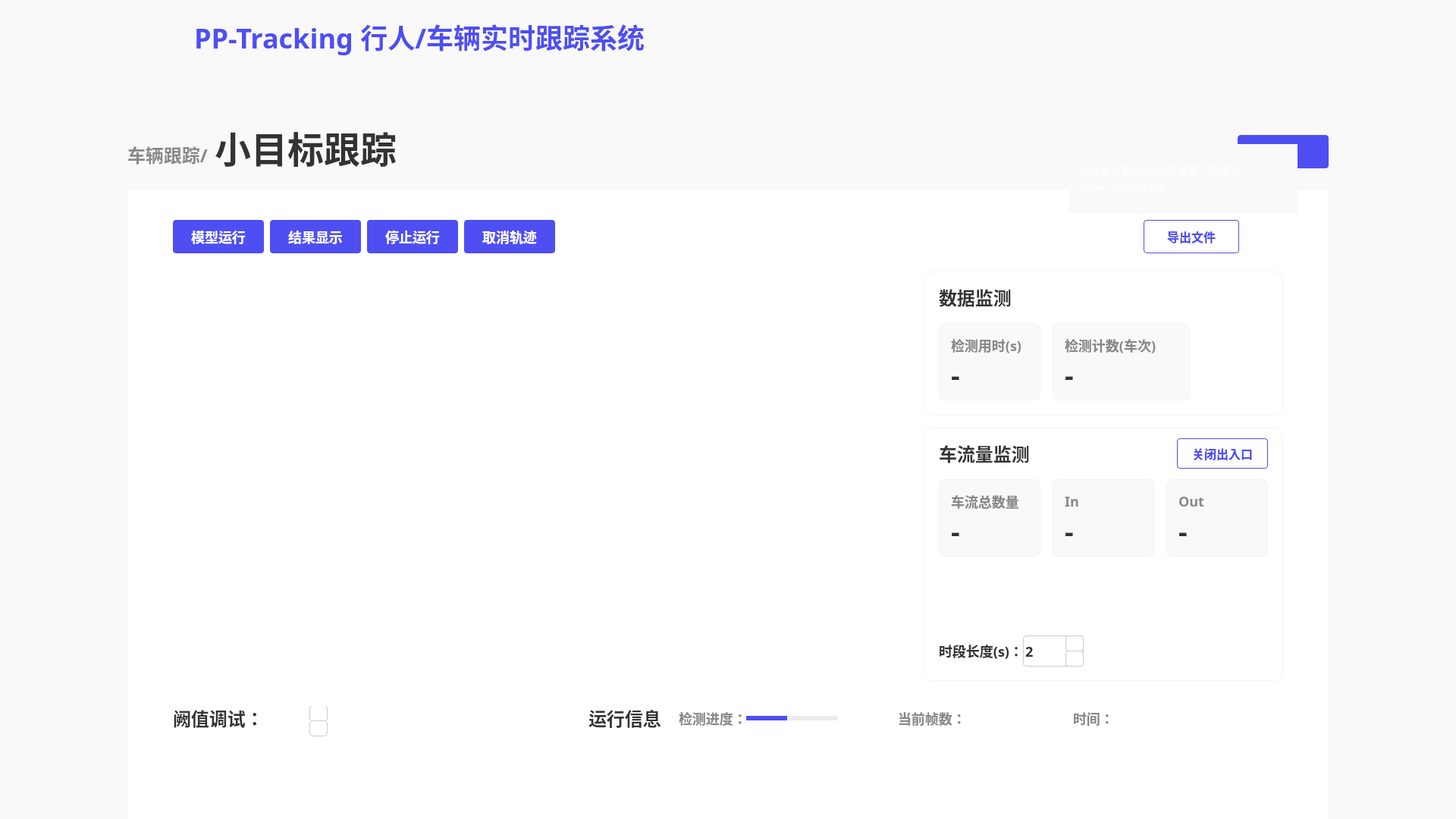
<?xml version="1.0" encoding="UTF-8"?>
<ui version="4.0">
 <class>MainWindow</class>
 <widget class="QMainWindow" name="MainWindow">
  <property name="geometry">
   <rect>
    <x>0</x>
    <y>0</y>
    <width>1920</width>
    <height>1080</height>
   </rect>
  </property>
  <property name="windowTitle">
   <string>MainWindow</string>
  </property>
  <widget class="QWidget" name="centralwidget">
   <property name="styleSheet">
    <string notr="true">QWidget{
background:#F9F9F9;
}</string>
   </property>
   <widget class="QLabel" name="label_2">
    <property name="geometry">
     <rect>
      <x>10</x>
      <y>10</y>
      <width>171</width>
      <height>81</height>
     </rect>
    </property>
    <property name="text">
     <string/>
    </property>
    <property name="pixmap">
     <pixmap resource="../firstSource.qrc">:/1/source/first/PP.PNG</pixmap>
    </property>
    <property name="scaledContents">
     <bool>true</bool>
    </property>
   </widget>
   <widget class="QLabel" name="label_3">
    <property name="geometry">
     <rect>
      <x>0</x>
      <y>0</y>
      <width>1920</width>
      <height>96</height>
     </rect>
    </property>
    <property name="styleSheet">
     <string notr="true">QLabel{
width: 1920px;
height: 96px;
background: #F9F9F9;
box-shadow: 0px 4px 0px 0px rgba(221, 221, 221, 0.3);
}</string>
    </property>
    <property name="text">
     <string/>
    </property>
   </widget>
   <widget class="QLabel" name="label">
    <property name="geometry">
     <rect>
      <x>0</x>
      <y>0</y>
      <width>212</width>
      <height>112</height>
     </rect>
    </property>
    <property name="styleSheet">
     <string notr="true">QLabel{
width: 212px;
height: 112px;
background: linear-gradient(270deg, #5453FF 0%, #553BD2 100%);
box-shadow: 0px 0px 20px 0px rgba(109, 80, 249, 0.4);
}</string>
    </property>
    <property name="text">
     <string/>
    </property>
    <property name="pixmap">
     <pixmap resource="../firstSource.qrc">:/1/source/first/1.PNG</pixmap>
    </property>
    <property name="scaledContents">
     <bool>true</bool>
    </property>
   </widget>
   <widget class="QLabel" name="label_4">
    <property name="geometry">
     <rect>
      <x>256</x>
      <y>22</y>
      <width>651</width>
      <height>52</height>
     </rect>
    </property>
    <property name="styleSheet">
     <string notr="true">QLabel{
width: 592px;
height: 52px;
font-size: 36px;
font-family: AlibabaPuHuiTi_2_75_SemiBold;
background: #F9F9F9;
color: #4E4EF2;
line-height: 52px;
font-weight: bold;
}</string>
    </property>
    <property name="text">
     <string>PP-Tracking 行人/车辆实时跟踪系统</string>
    </property>
   </widget>
   <widget class="QLabel" name="label_5">
    <property name="geometry">
     <rect>
      <x>168</x>
      <y>188</y>
      <width>121</width>
      <height>32</height>
     </rect>
    </property>
    <property name="styleSheet">
     <string notr="true">QLabel{
width: 107px;
height: 32px;
font-size: 24px;
font-family: AlibabaPuHuiTi_2_85_Bold;
color: #888888;
line-height: 32px;
font-weight:bold
}</string>
    </property>
    <property name="text">
     <string>车辆跟踪/</string>
    </property>
   </widget>
   <widget class="QLabel" name="label_6">
    <property name="geometry">
     <rect>
      <x>283</x>
      <y>168</y>
      <width>251</width>
      <height>52</height>
     </rect>
    </property>
    <property name="styleSheet">
     <string notr="true">QLabel{
width: 237px;
height: 52px;
font-size: 48px;
font-family: AlibabaPuHuiTi_2_55_Regular;
color: #333333;
line-height: 52px;
font-weight:bold;
}</string>
    </property>
    <property name="text">
     <string>小目标跟踪</string>
    </property>
   </widget>
   <widget class="QWidget" name="widget" native="true">
    <property name="geometry">
     <rect>
      <x>168</x>
      <y>250</y>
      <width>1584</width>
      <height>830</height>
     </rect>
    </property>
    <property name="layoutDirection">
     <enum>Qt::LeftToRight</enum>
    </property>
    <property name="styleSheet">
     <string notr="true">QWidget{
width: 1584px;
height: 830px;
background: #FFFFFF;
}</string>
    </property>
    <widget class="QPushButton" name="pushButton">
     <property name="geometry">
      <rect>
       <x>60</x>
       <y>40</y>
       <width>120</width>
       <height>44</height>
      </rect>
     </property>
     <property name="styleSheet">
      <string notr="true">QPushButton{
font-size: 18px;
font-family: AlibabaPuHuiTi_2_65_Medium;
color: #FFFFFF;	
line-height: 26px;

width: 120px;
height: 44px;
background: #4E4EF2;
border-radius: 4px;
font-weight: bold;
}

QPushButton:hover{
width: 120px;
height: 44px;
background: rgba(78, 78, 242, 204);
border-radius: 4px;
opacity: 0.8;

font-size: 18px;
font-family: AlibabaPuHuiTi_2_65_Medium;
color: #FFFFFF;	
line-height: 26px;
font-weight: bold;
}</string>
     </property>
     <property name="text">
      <string>模型运行</string>
     </property>
    </widget>
    <widget class="QPushButton" name="pushButton_2">
     <property name="geometry">
      <rect>
       <x>188</x>
       <y>40</y>
       <width>120</width>
       <height>44</height>
      </rect>
     </property>
     <property name="styleSheet">
      <string notr="true">QPushButton{
font-size: 18px;
font-family: AlibabaPuHuiTi_2_65_Medium;
color: #FFFFFF;	
line-height: 26px;

width: 120px;
height: 44px;
background: #4E4EF2;
border-radius: 4px;
font-weight: bold;
}

QPushButton:hover{
width: 120px;
height: 44px;
background: rgba(78, 78, 242, 204);
border-radius: 4px;
opacity: 0.8;

font-size: 18px;
font-family: AlibabaPuHuiTi_2_65_Medium;
color: #FFFFFF;	
line-height: 26px;
font-weight: bold;
}

QPushButton:click{
width: 120px;
height: 44px;
background: #4242D3;
border-radius: 4px;

font-size: 18px;
font-family: AlibabaPuHuiTi_2_65_Medium;
color: #FFFFFF;	
line-height: 26px;
font-weight: bold;
}</string>
     </property>
     <property name="text">
      <string>结果显示</string>
     </property>
    </widget>
    <widget class="QPushButton" name="pushButton_3">
     <property name="geometry">
      <rect>
       <x>316</x>
       <y>40</y>
       <width>120</width>
       <height>44</height>
      </rect>
     </property>
     <property name="styleSheet">
      <string notr="true">QPushButton{
font-size: 18px;
font-family: AlibabaPuHuiTi_2_65_Medium;
color: #FFFFFF;	
line-height: 26px;

width: 120px;
height: 44px;
background: #4E4EF2;
border-radius: 4px;
font-weight: bold;
}

QPushButton:hover{
width: 120px;
height: 44px;
background: rgba(78, 78, 242, 204);
border-radius: 4px;
opacity: 0.8;

font-size: 18px;
font-family: AlibabaPuHuiTi_2_65_Medium;
color: #FFFFFF;	
line-height: 26px;
font-weight: bold;
}

QPushButton:click{
width: 120px;
height: 44px;
background: #4242D3;
border-radius: 4px;

font-size: 18px;
font-family: AlibabaPuHuiTi_2_65_Medium;
color: #FFFFFF;	
line-height: 26px;
font-weight: bold;
}</string>
     </property>
     <property name="text">
      <string>停止运行</string>
     </property>
    </widget>
    <widget class="QPushButton" name="pushButton_4">
     <property name="geometry">
      <rect>
       <x>444</x>
       <y>40</y>
       <width>120</width>
       <height>44</height>
      </rect>
     </property>
     <property name="styleSheet">
      <string notr="true">QPushButton{
font-size: 18px;
font-family: AlibabaPuHuiTi_2_65_Medium;
color: #FFFFFF;	
line-height: 26px;

width: 120px;
height: 44px;
background: #4E4EF2;
border-radius: 4px;
font-weight: bold;
}

QPushButton:hover{
width: 120px;
height: 44px;
background: rgba(78, 78, 242, 204);
border-radius: 4px;
opacity: 0.8;

font-size: 18px;
font-family: AlibabaPuHuiTi_2_65_Medium;
color: #FFFFFF;	
line-height: 26px;
font-weight: bold;
}

QPushButton:click{
width: 120px;
height: 44px;
background: #4242D3;
border-radius: 4px;

font-size: 18px;
font-family: AlibabaPuHuiTi_2_65_Medium;
color: #FFFFFF;	
line-height: 26px;
font-weight: bold;
}</string>
     </property>
     <property name="text">
      <string>取消轨迹</string>
     </property>
    </widget>
    <widget class="QLabel" name="label_7">
     <property name="geometry">
      <rect>
       <x>60</x>
       <y>108</y>
       <width>960</width>
       <height>540</height>
      </rect>
     </property>
     <property name="styleSheet">
      <string notr="true">QLabel{
width: 960px;
height: 540px;
}</string>
     </property>
     <property name="text">
      <string/>
     </property>
    </widget>
    <widget class="QLabel" name="label_8">
     <property name="geometry">
      <rect>
       <x>60</x>
       <y>679</y>
       <width>111</width>
       <height>36</height>
      </rect>
     </property>
     <property name="styleSheet">
      <string notr="true">QLabel{
width: 119px;
height: 36px;
font-size: 24px;
font-family: AlibabaPuHuiTi_2_65_Medium;
color: #333333;
line-height: 36px;
font-weight:bold;
}</string>
     </property>
     <property name="text">
      <string>阙值调试：</string>
     </property>
    </widget>
    <widget class="QLabel" name="label_12">
     <property name="geometry">
      <rect>
       <x>608</x>
       <y>679</y>
       <width>111</width>
       <height>36</height>
      </rect>
     </property>
     <property name="styleSheet">
      <string notr="true">QLabel{
width: 119px;
height: 36px;
font-size: 24px;
font-family: AlibabaPuHuiTi_2_65_Medium;
color: #333333;
line-height: 36px;
font-weight:bold;
}</string>
     </property>
     <property name="text">
      <string>运行信息</string>
     </property>
    </widget>
    <widget class="QLabel" name="label_13">
     <property name="geometry">
      <rect>
       <x>727</x>
       <y>684</y>
       <width>89</width>
       <height>26</height>
      </rect>
     </property>
     <property name="styleSheet">
      <string notr="true">QLabel{
width: 89px;
height: 26px;
font-size: 18px;
font-family: AlibabaPuHuiTi_2_65_Medium;
color: #888888;
line-height: 26px;
font-weight:bold;
}</string>
     </property>
     <property name="text">
      <string>检测进度：</string>
     </property>
    </widget>
    <widget class="QPushButton" name="pushButton_8">
     <property name="geometry">
      <rect>
       <x>1340</x>
       <y>40</y>
       <width>126</width>
       <height>44</height>
      </rect>
     </property>
     <property name="whatsThis">
      <string>&lt;html&gt;&lt;head/&gt;&lt;body&gt;&lt;p&gt;3411212&lt;/p&gt;&lt;/body&gt;&lt;/html&gt;</string>
     </property>
     <property name="styleSheet">
      <string notr="true">QPushButton{
width: 120px;
height: 40px;
border-radius: 4px;
border: 1px solid #4E4EF2;
font-weight:bold;

font-size: 16px;
font-family: AlibabaPuHuiTi_2_65_Medium;
color: #4E4EF2;
line-height: 24px;
}
QPushButton:hover{
width: 120px;
height: 44px;
background: rgba(255, 255, 255, 204);
border-radius: 4px;
border: 1px solid rgba(78, 78, 242, 204);

font-weight:bold;
font-size: 16px;
font-family: AlibabaPuHuiTi_2_65_Medium;
color: rgba(78, 78, 242, 204);
line-height: 24px;
}</string>
     </property>
     <property name="text">
      <string>导出文件</string>
     </property>
    </widget>
    <widget class="QWidget" name="widget_2" native="true">
     <property name="geometry">
      <rect>
       <x>1050</x>
       <y>108</y>
       <width>474</width>
       <height>190</height>
      </rect>
     </property>
     <property name="styleSheet">
      <string notr="true">QWidget{
width: 474px;
height: 190px;
background: #FFFFFF;
box-shadow: 0px 0px 50px 0px rgba(0, 0, 0, 0.06);
border-radius: 12px;
border: 1px solid rgba(221, 221, 221, 0.3);
}</string>
     </property>
     <widget class="QLabel" name="label_14">
      <property name="geometry">
       <rect>
        <x>20</x>
        <y>16</y>
        <width>111</width>
        <height>36</height>
       </rect>
      </property>
      <property name="styleSheet">
       <string notr="true">QLabel{
width: 95px;
height: 36px;
font-size: 24px;
font-family: AlibabaPuHuiTi_2_65_Medium;
color: #333333;
line-height: 36px;

border-radius: 0px;
border: 0px solid rgba(221, 221, 221, 0.3);

font-weight:bold;
}</string>
      </property>
      <property name="text">
       <string>数据监测</string>
      </property>
     </widget>
     <widget class="QWidget" name="widget_4" native="true">
      <property name="geometry">
       <rect>
        <x>20</x>
        <y>68</y>
        <width>134</width>
        <height>102</height>
       </rect>
      </property>
      <property name="styleSheet">
       <string notr="true">QWidget{
width: 134px;
height: 102px;
background: #F9F9F9;
border-radius: 8px;
}</string>
      </property>
      <widget class="QLabel" name="label_25">
       <property name="geometry">
        <rect>
         <x>16</x>
         <y>16</y>
         <width>111</width>
         <height>26</height>
        </rect>
       </property>
       <property name="styleSheet">
        <string notr="true">QLabel{
width: 102px;
height: 26px;
font-size: 18px;
font-family: AlibabaPuHuiTi_2_65_Medium;
color: #888888;
line-height: 26px;
font-weight:bold;

border-radius: 0px;
border:0px
}</string>
       </property>
       <property name="text">
        <string>检测用时(s)</string>
       </property>
      </widget>
      <widget class="QLabel" name="label_26">
       <property name="geometry">
        <rect>
         <x>16</x>
         <y>50</y>
         <width>101</width>
         <height>36</height>
        </rect>
       </property>
       <property name="styleSheet">
        <string notr="true">QLabel{
width: 25px;
height: 36px;
font-size: 36px;
font-family: AlibabaPuHuiTi_2_85_Bold;
color: #333333;
line-height: 36px;
font-weight:bold;

border-radius:0px;
border:0px
}</string>
       </property>
       <property name="text">
        <string>-</string>
       </property>
      </widget>
     </widget>
     <widget class="QWidget" name="widget_5" native="true">
      <property name="geometry">
       <rect>
        <x>170</x>
        <y>68</y>
        <width>181</width>
        <height>102</height>
       </rect>
      </property>
      <property name="styleSheet">
       <string notr="true">QWidget{
width: 134px;
height: 102px;
background: #F9F9F9;
border-radius: 8px;
}</string>
      </property>
      <widget class="QLabel" name="label_27">
       <property name="geometry">
        <rect>
         <x>16</x>
         <y>16</y>
         <width>131</width>
         <height>26</height>
        </rect>
       </property>
       <property name="styleSheet">
        <string notr="true">QLabel{
width: 102px;
height: 26px;
font-size: 18px;
font-family: AlibabaPuHuiTi_2_65_Medium;
color: #888888;
line-height: 26px;
font-weight:bold;

border-radius: 0px;
border:0px
}</string>
       </property>
       <property name="text">
        <string>检测计数(车次)</string>
       </property>
      </widget>
      <widget class="QLabel" name="label_28">
       <property name="geometry">
        <rect>
         <x>16</x>
         <y>50</y>
         <width>101</width>
         <height>36</height>
        </rect>
       </property>
       <property name="styleSheet">
        <string notr="true">QLabel{
width: 25px;
height: 36px;
font-size: 36px;
font-family: AlibabaPuHuiTi_2_85_Bold;
color: #333333;
line-height: 36px;
font-weight:bold;

border-radius:0px;
border:0px
}</string>
       </property>
       <property name="text">
        <string>-</string>
       </property>
      </widget>
     </widget>
    </widget>
    <widget class="QWidget" name="widget_3" native="true">
     <property name="geometry">
      <rect>
       <x>1050</x>
       <y>314</y>
       <width>474</width>
       <height>334</height>
      </rect>
     </property>
     <property name="styleSheet">
      <string notr="true">QWidget{
width: 474px;
height: 334px;
background: #FFFFFF;
box-shadow: 0px 0px 50px 0px rgba(0, 0, 0, 0.06);
border-radius: 12px;
border: 1px solid rgba(221, 221, 221, 0.3);
}
</string>
     </property>
     <widget class="QLabel" name="label_15">
      <property name="geometry">
       <rect>
        <x>20</x>
        <y>16</y>
        <width>141</width>
        <height>36</height>
       </rect>
      </property>
      <property name="styleSheet">
       <string notr="true">QLabel{
border-radius: 0px;
border: 0px solid rgba(221, 221, 221, 0.3);
font-weight:bold;
width: 119px;
height: 36px;
font-size: 24px;
font-family: AlibabaPuHuiTi_2_65_Medium;
color: #333333;
line-height: 36px;
}</string>
      </property>
      <property name="text">
       <string>车流量监测</string>
      </property>
     </widget>
     <widget class="QPushButton" name="pushButton_10">
      <property name="geometry">
       <rect>
        <x>334</x>
        <y>14</y>
        <width>120</width>
        <height>40</height>
       </rect>
      </property>
      <property name="styleSheet">
       <string notr="true">QPushButton{
width: 120px;
height: 40px;
border-radius: 4px;
border: 1px solid #4E4EF2;
font-weight:bold;

font-size: 16px;
font-family: AlibabaPuHuiTi_2_65_Medium;
color: #4E4EF2;
line-height: 24px;
}
QPushButton:hover{
width: 120px;
height: 44px;
background: rgba(255, 255, 255, 204);
border-radius: 4px;
border: 1px solid rgba(78, 78, 242, 204);

font-weight:bold;
font-size: 16px;
font-family: AlibabaPuHuiTi_2_65_Medium;
color: rgba(78, 78, 242, 204);
line-height: 24px;
}</string>
      </property>
      <property name="text">
       <string>关闭出入口</string>
      </property>
     </widget>
     <widget class="QLabel" name="label_16">
      <property name="geometry">
       <rect>
        <x>20</x>
        <y>281</y>
        <width>111</width>
        <height>26</height>
       </rect>
      </property>
      <property name="styleSheet">
       <string notr="true">QLabel{
width: 111px;
height: 26px;
font-size: 18px;
font-family: AlibabaPuHuiTi_2_55_Regular;
color: #333333;
line-height: 26px;
font-weight:bold;
border-radius: 0px;
border: 0px solid rgba(221, 221, 221, 0.3);
}</string>
      </property>
      <property name="text">
       <string>时段长度(s)：</string>
      </property>
     </widget>
     <widget class="QLineEdit" name="lineEdit_2">
      <property name="geometry">
       <rect>
        <x>131</x>
        <y>274</y>
        <width>80</width>
        <height>41</height>
       </rect>
      </property>
      <property name="styleSheet">
       <string notr="true">QLineEdit{
width: 80px;
height: 40px;
background: #FFFFFF;
border-radius: 4px;
border: 1px solid #CCCCCC;

font-size: 18px;
font-family: AlibabaPuHuiTi_2_65_Medium;
color: #333333;
line-height: 26px;
font-weight:bold;
}</string>
      </property>
      <property name="text">
       <string>2</string>
      </property>
     </widget>
     <widget class="QLabel" name="label_9">
      <property name="geometry">
       <rect>
        <x>187</x>
        <y>274</y>
        <width>24</width>
        <height>21</height>
       </rect>
      </property>
      <property name="styleSheet">
       <string notr="true">QLabel{
width: 24px;
height: 21px;
background: #FFFFFF;
border-radius: 4px 4px 0px 0px;
border: 1px solid #CCCCCC;
}</string>
      </property>
      <property name="text">
       <string/>
      </property>
     </widget>
     <widget class="QLabel" name="label_17">
      <property name="geometry">
       <rect>
        <x>187</x>
        <y>294</y>
        <width>24</width>
        <height>21</height>
       </rect>
      </property>
      <property name="styleSheet">
       <string notr="true">QLabel{
width: 24px;
height: 21px;
background: #FFFFFF;
border-radius:4px;
border: 1px solid #CCCCCC;
}</string>
      </property>
      <property name="text">
       <string/>
      </property>
     </widget>
     <widget class="QPushButton" name="pushButton_5">
      <property name="geometry">
       <rect>
        <x>191</x>
        <y>276</y>
        <width>16</width>
        <height>16</height>
       </rect>
      </property>
      <property name="styleSheet">
       <string notr="true">QPushButton{
image:url(:/1/source/second/normal_triangle_up.png);
border:0px
}

QPushButton:hover{
image:url(:/1/source/second/light_up.png);
border:0px
}</string>
      </property>
      <property name="text">
       <string/>
      </property>
     </widget>
     <widget class="QPushButton" name="pushButton_6">
      <property name="geometry">
       <rect>
        <x>191</x>
        <y>296</y>
        <width>16</width>
        <height>16</height>
       </rect>
      </property>
      <property name="styleSheet">
       <string notr="true">QPushButton{
image:url(:/1/source/second/normal_triangle_down.png);
border:0px
}
QPushButton:hover{
image:url(:/1/source/second/light_down.png);
border:0px
}</string>
      </property>
      <property name="text">
       <string/>
      </property>
     </widget>
     <widget class="QWidget" name="widget_7" native="true">
      <property name="geometry">
       <rect>
        <x>20</x>
        <y>68</y>
        <width>134</width>
        <height>102</height>
       </rect>
      </property>
      <property name="styleSheet">
       <string notr="true">QWidget{
width: 134px;
height: 102px;
background: #F9F9F9;
border-radius: 8px;
}</string>
      </property>
      <widget class="QLabel" name="label_31">
       <property name="geometry">
        <rect>
         <x>16</x>
         <y>16</y>
         <width>111</width>
         <height>26</height>
        </rect>
       </property>
       <property name="styleSheet">
        <string notr="true">QLabel{
width: 102px;
height: 26px;
font-size: 18px;
font-family: AlibabaPuHuiTi_2_65_Medium;
color: #888888;
line-height: 26px;
font-weight:bold;

border-radius: 0px;
border:0px
}</string>
       </property>
       <property name="text">
        <string>车流总数量</string>
       </property>
      </widget>
      <widget class="QLabel" name="label_32">
       <property name="geometry">
        <rect>
         <x>16</x>
         <y>50</y>
         <width>101</width>
         <height>36</height>
        </rect>
       </property>
       <property name="styleSheet">
        <string notr="true">QLabel{
width: 25px;
height: 36px;
font-size: 36px;
font-family: AlibabaPuHuiTi_2_85_Bold;
color: #333333;
line-height: 36px;
font-weight:bold;

border-radius:0px;
border:0px
}</string>
       </property>
       <property name="text">
        <string>-</string>
       </property>
      </widget>
     </widget>
     <widget class="QWidget" name="widget_9" native="true">
      <property name="geometry">
       <rect>
        <x>170</x>
        <y>68</y>
        <width>134</width>
        <height>102</height>
       </rect>
      </property>
      <property name="styleSheet">
       <string notr="true">QWidget{
width: 134px;
height: 102px;
background: #F9F9F9;
border-radius: 8px;
}</string>
      </property>
      <widget class="QLabel" name="label_33">
       <property name="geometry">
        <rect>
         <x>16</x>
         <y>16</y>
         <width>111</width>
         <height>26</height>
        </rect>
       </property>
       <property name="styleSheet">
        <string notr="true">QLabel{
width: 102px;
height: 26px;
font-size: 18px;
font-family: AlibabaPuHuiTi_2_65_Medium;
color: #888888;
line-height: 26px;
font-weight:bold;

border-radius: 0px;
border:0px
}</string>
       </property>
       <property name="text">
        <string>In</string>
       </property>
      </widget>
      <widget class="QLabel" name="label_34">
       <property name="geometry">
        <rect>
         <x>16</x>
         <y>50</y>
         <width>101</width>
         <height>36</height>
        </rect>
       </property>
       <property name="styleSheet">
        <string notr="true">QLabel{
width: 25px;
height: 36px;
font-size: 36px;
font-family: AlibabaPuHuiTi_2_85_Bold;
color: #333333;
line-height: 36px;
font-weight:bold;

border-radius:0px;
border:0px
}</string>
       </property>
       <property name="text">
        <string>-</string>
       </property>
      </widget>
     </widget>
     <widget class="QWidget" name="widget_10" native="true">
      <property name="geometry">
       <rect>
        <x>320</x>
        <y>68</y>
        <width>134</width>
        <height>102</height>
       </rect>
      </property>
      <property name="styleSheet">
       <string notr="true">QWidget{
width: 134px;
height: 102px;
background: #F9F9F9;
border-radius: 8px;
}</string>
      </property>
      <widget class="QLabel" name="label_35">
       <property name="geometry">
        <rect>
         <x>16</x>
         <y>16</y>
         <width>111</width>
         <height>26</height>
        </rect>
       </property>
       <property name="styleSheet">
        <string notr="true">QLabel{
width: 102px;
height: 26px;
font-size: 18px;
font-family: AlibabaPuHuiTi_2_65_Medium;
color: #888888;
line-height: 26px;
font-weight:bold;

border-radius: 0px;
border:0px
}</string>
       </property>
       <property name="text">
        <string>Out</string>
       </property>
      </widget>
      <widget class="QLabel" name="label_36">
       <property name="geometry">
        <rect>
         <x>16</x>
         <y>50</y>
         <width>101</width>
         <height>36</height>
        </rect>
       </property>
       <property name="styleSheet">
        <string notr="true">QLabel{
width: 25px;
height: 36px;
font-size: 36px;
font-family: AlibabaPuHuiTi_2_85_Bold;
color: #333333;
line-height: 36px;
font-weight:bold;

border-radius:0px;
border:0px
}</string>
       </property>
       <property name="text">
        <string>-</string>
       </property>
      </widget>
     </widget>
     <zorder>lineEdit_2</zorder>
     <zorder>label_15</zorder>
     <zorder>pushButton_10</zorder>
     <zorder>label_16</zorder>
     <zorder>label_9</zorder>
     <zorder>pushButton_5</zorder>
     <zorder>label_17</zorder>
     <zorder>pushButton_6</zorder>
     <zorder>widget_7</zorder>
     <zorder>widget_9</zorder>
     <zorder>widget_10</zorder>
    </widget>
    <widget class="QLabel" name="label_22">
     <property name="geometry">
      <rect>
       <x>1016</x>
       <y>684</y>
       <width>89</width>
       <height>26</height>
      </rect>
     </property>
     <property name="styleSheet">
      <string notr="true">QLabel{
width: 89px;
height: 26px;
font-size: 18px;
font-family: AlibabaPuHuiTi_2_65_Medium;
color: #888888;
line-height: 26px;
font-weight:bold;
}</string>
     </property>
     <property name="text">
      <string>当前帧数：</string>
     </property>
    </widget>
    <widget class="QLabel" name="label_23">
     <property name="geometry">
      <rect>
       <x>1247</x>
       <y>684</y>
       <width>51</width>
       <height>26</height>
      </rect>
     </property>
     <property name="styleSheet">
      <string notr="true">QLabel{
width: 89px;
height: 26px;
font-size: 18px;
font-family: AlibabaPuHuiTi_2_65_Medium;
color: #888888;
line-height: 26px;
font-weight:bold;
}</string>
     </property>
     <property name="text">
      <string>时间：</string>
     </property>
    </widget>
    <widget class="QWidget" name="widget_8" native="true">
     <property name="geometry">
      <rect>
       <x>816</x>
       <y>694</y>
       <width>120</width>
       <height>6</height>
      </rect>
     </property>
     <property name="styleSheet">
      <string notr="true">QWidget{
width: 120px;
height: 6px;
background: rgba(221, 221, 221, 0.6);
border-radius: 5px;
}</string>
     </property>
     <widget class="QLabel" name="label_progressBar">
      <property name="geometry">
       <rect>
        <x>0</x>
        <y>0</y>
        <width>54</width>
        <height>6</height>
       </rect>
      </property>
      <property name="styleSheet">
       <string notr="true">QLabel{
width: 70px;
height: 6px;
background: #4E4EF2;
border-radius: 5px;
}</string>
      </property>
      <property name="text">
       <string/>
      </property>
     </widget>
    </widget>
    <widget class="QLabel" name="label_progressBar_num">
     <property name="geometry">
      <rect>
       <x>852</x>
       <y>654</y>
       <width>48</width>
       <height>36</height>
      </rect>
     </property>
     <property name="styleSheet">
      <string notr="true">QLabel{
width: 48px;
height: 36px;
font-size: 24px;
font-family: AlibabaPuHuiTi_2_65_Medium;
color: #4E4EF2;
line-height: 36px;
font-weight:bold
}</string>
     </property>
     <property name="text">
      <string/>
     </property>
    </widget>
    <widget class="QLabel" name="label_frames">
     <property name="geometry">
      <rect>
       <x>1105</x>
       <y>684</y>
       <width>111</width>
       <height>26</height>
      </rect>
     </property>
     <property name="styleSheet">
      <string notr="true">QLabel{
width: 89px;
height: 26px;
font-size: 18px;
font-family: AlibabaPuHuiTi_2_65_Medium;
color: #888888;
line-height: 26px;
font-weight:bold;
}</string>
     </property>
     <property name="text">
      <string/>
     </property>
    </widget>
    <widget class="QLabel" name="label_time">
     <property name="geometry">
      <rect>
       <x>1301</x>
       <y>684</y>
       <width>251</width>
       <height>26</height>
      </rect>
     </property>
     <property name="styleSheet">
      <string notr="true">QLabel{
width: 89px;
height: 26px;
font-size: 18px;
font-family: AlibabaPuHuiTi_2_65_Medium;
color: #888888;
line-height: 26px;
font-weight:bold;
}</string>
     </property>
     <property name="text">
      <string/>
     </property>
    </widget>
    <widget class="QLabel" name="label_10">
     <property name="geometry">
      <rect>
       <x>240</x>
       <y>680</y>
       <width>24</width>
       <height>21</height>
      </rect>
     </property>
     <property name="styleSheet">
      <string notr="true">QLabel{
width: 24px;
height: 21px;
background: #FFFFFF;
border-radius: 4px 4px 0px 0px;
border: 1px solid #CCCCCC;
}</string>
     </property>
     <property name="text">
      <string/>
     </property>
    </widget>
    <widget class="QLabel" name="label_18">
     <property name="geometry">
      <rect>
       <x>240</x>
       <y>700</y>
       <width>24</width>
       <height>21</height>
      </rect>
     </property>
     <property name="styleSheet">
      <string notr="true">QLabel{
width: 24px;
height: 21px;
background: #FFFFFF;
border-radius:4px;
border: 1px solid #CCCCCC;
}</string>
     </property>
     <property name="text">
      <string/>
     </property>
    </widget>
    <widget class="QPushButton" name="pushButton_7">
     <property name="geometry">
      <rect>
       <x>244</x>
       <y>682</y>
       <width>16</width>
       <height>16</height>
      </rect>
     </property>
     <property name="styleSheet">
      <string notr="true">QPushButton{
image:url(:/1/source/second/normal_triangle_up.png);
border:0px
}

QPushButton:hover{
image:url(:/1/source/second/light_up.png);
border:0px
}</string>
     </property>
     <property name="text">
      <string/>
     </property>
    </widget>
    <widget class="QPushButton" name="pushButton_11">
     <property name="geometry">
      <rect>
       <x>244</x>
       <y>702</y>
       <width>16</width>
       <height>16</height>
      </rect>
     </property>
     <property name="styleSheet">
      <string notr="true">QPushButton{
image:url(:/1/source/second/normal_triangle_down.png);
border:0px
}
QPushButton:hover{
image:url(:/1/source/second/light_down.png);
border:0px
}</string>
     </property>
     <property name="text">
      <string/>
     </property>
    </widget>
    <widget class="QLabel" name="label_confi_tip">
     <property name="geometry">
      <rect>
       <x>70</x>
       <y>590</y>
       <width>301</width>
       <height>91</height>
      </rect>
     </property>
     <property name="styleSheet">
      <string notr="true">QLabel{
width: 300px;
height: 108px;
opacity: 0.1;
background:url(:/1/source/second/ToolTip.PNG);
background-repeat: no-repeat;

font-size: 14px;
font-family: AlibabaPuHuiTi_2_55_Regular;
color: #FFFFFF;
line-height: 22px;
padding:10px
}</string>
     </property>
     <property name="text">
      <string>阙值调试释义：内容内容内容内容内容内容内容内容内容内容内容内容内容内容内容内容内容内容</string>
     </property>
     <property name="scaledContents">
      <bool>true</bool>
     </property>
     <property name="alignment">
      <set>Qt::AlignLeading|Qt::AlignLeft|Qt::AlignVCenter</set>
     </property>
     <property name="wordWrap">
      <bool>true</bool>
     </property>
    </widget>
   </widget>
   <widget class="QLabel" name="label_txt_tip">
    <property name="geometry">
     <rect>
      <x>1410</x>
      <y>190</y>
      <width>301</width>
      <height>91</height>
     </rect>
    </property>
    <property name="styleSheet">
     <string notr="true">QLabel{
width: 300px;
height: 108px;
opacity: 0.1;
background:url(:/1/source/second/ToolTip.PNG);
background-repeat: no-repeat;

font-size: 14px;
font-family: AlibabaPuHuiTi_2_55_Regular;
color: #FFFFFF;
line-height: 22px;
padding:10px
}</string>
    </property>
    <property name="text">
     <string>文件导出到output目录下，后缀为_flow_statistic.txt</string>
    </property>
    <property name="scaledContents">
     <bool>true</bool>
    </property>
    <property name="alignment">
     <set>Qt::AlignLeading|Qt::AlignLeft|Qt::AlignVCenter</set>
    </property>
    <property name="wordWrap">
     <bool>true</bool>
    </property>
   </widget>
   <widget class="QPushButton" name="pushButton_13">
    <property name="geometry">
     <rect>
      <x>1632</x>
      <y>178</y>
      <width>120</width>
      <height>44</height>
     </rect>
    </property>
    <property name="styleSheet">
     <string notr="true">QPushButton{
font-size: 18px;
font-family: AlibabaPuHuiTi_2_65_Medium;
color: #FFFFFF;	
line-height: 26px;

width: 120px;
height: 44px;
background: #4E4EF2;
border-radius: 4px;
font-weight: bold;
}

QPushButton:hover{
width: 120px;
height: 44px;
background: rgba(78, 78, 242, 204);
border-radius: 4px;
opacity: 0.8;

font-size: 18px;
font-family: AlibabaPuHuiTi_2_65_Medium;
color: #FFFFFF;	
line-height: 26px;
font-weight: bold;
}

QPushButton:click{
width: 120px;
height: 44px;
background: #4242D3;
border-radius: 4px;

font-size: 18px;
font-family: AlibabaPuHuiTi_2_65_Medium;
color: #FFFFFF;	
line-height: 26px;
font-weight: bold;
}</string>
    </property>
    <property name="text">
     <string>返回</string>
    </property>
   </widget>
   <zorder>label_3</zorder>
   <zorder>label</zorder>
   <zorder>label_4</zorder>
   <zorder>label_2</zorder>
   <zorder>label_5</zorder>
   <zorder>label_6</zorder>
   <zorder>widget</zorder>
   <zorder>pushButton_13</zorder>
   <zorder>label_txt_tip</zorder>
  </widget>
 </widget>
 <resources>
  <include location="../firstSource.qrc"/>
  <include location="../secondSource.qrc"/>
 </resources>
 <connections/>
</ui>
